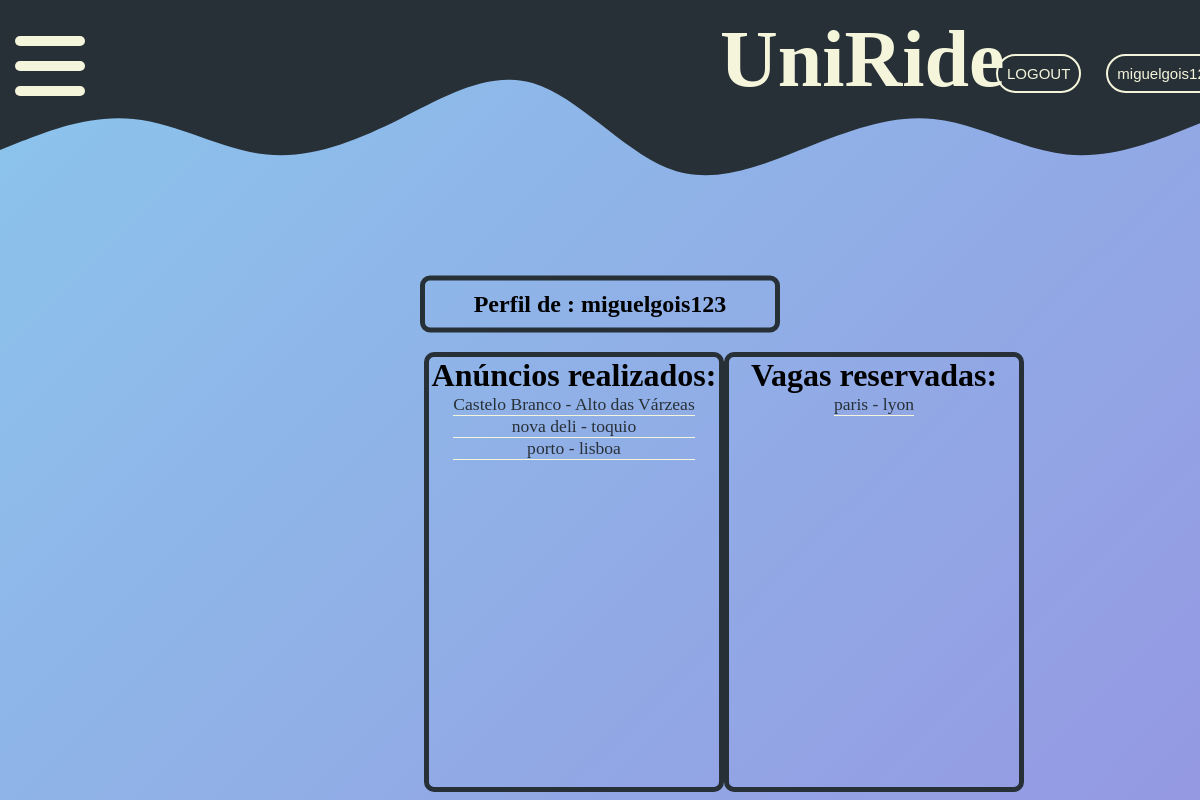
Before: /user_info/ (signed in) with the older database file.
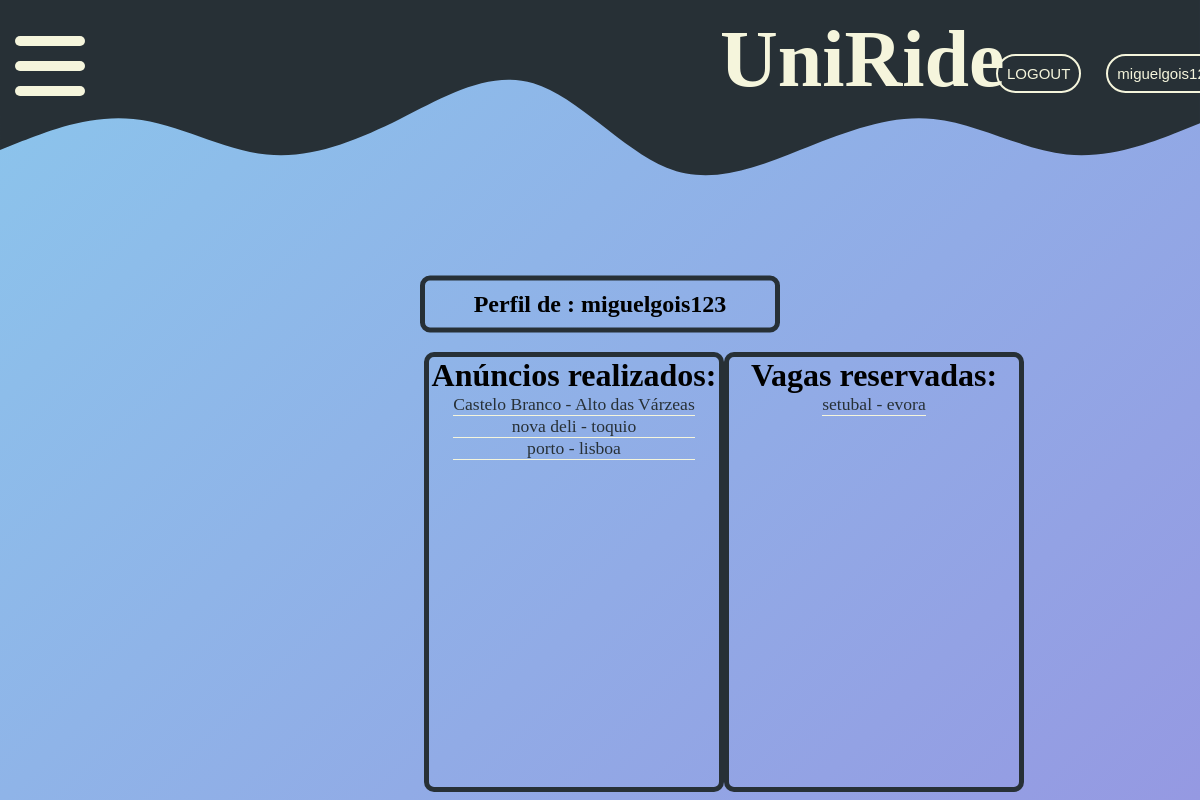
After: the same page with the newer database file.
### MyApp/models.py (models this page shows)
class Boleia(models.Model):
    motorista = models.ForeignKey(User, on_delete=models.CASCADE, related_name='boleias_as_motorista')
    users = models.ManyToManyField(User, blank=True, related_name='boleias_as_passageiro')
    partida = models.CharField(max_length=255)
    chegada = models.CharField(max_length=255)
    horario = models.DateTimeField()
    preco = models.DecimalField(max_digits=8, decimal_places=2)
    vagas = models.IntegerField()
    detalhes = models.TextField(blank=True)

### MyApp/views.py (the view)
# urls.py: path('user_info/', views.user_info_view, name='user_info'),
def user_info_view(request):
    user = request.user
    user_boleias = Boleia.objects.filter(users=user)
    motoristas = Boleia.objects.filter(motorista=user)
    context = {
        'user': user,
        'boleias': user_boleias,
        'motoristas':motoristas
    }
    return render(request, 'MyApp/user_info.html',context)

### MyApp/templates/MyApp/user_info.html (shortened to what this page needs)
{% extends "MyApp/index.html" %}
{% block content %}
 <section class="user_info">
      <h1 id="username_user"> Perfil de : {{ request.user }} </h1>
 </section>
     <div class="user_tables">
         <div class="anuncios_feitos">
             <h1>Anúncios realizados:</h1>
             <div id="anuncios_feitos_table">
                 <ul class="anuncios_feitos_ul">
                   {% if motoristas %}
                    {% for motorista in motoristas %}
                        <li>
                                <a href="{% url 'MyApp:detalhes' motorista.id %}">
                                <span> {{ motorista.partida }} - {{ motorista.chegada}}</span>
                                </a>
                        </li>
                {%endfor%}
                </ul>
                 {% else %}
                     <p>Não existem boleias disponíveis.</p>
                    {% endif %}
             </div>
         </div>
     <div class="boleias_Im_In">
         <h1>Vagas reservadas:</h1>
         <div id="boleias_Im_In_table">
            <ul class="boleias_Im_In_ul">
                    {% if boleias %}
                    {% for boleia in boleias %}
                        <li>
                                <a href="{% url 'MyApp:detalhes' boleia.id %}">
                                    <span> {{ boleia.partida }} - {{ boleia.chegada}} </span>
                                </a>
                        </li>
                    {% endfor %}
                </ul>
                 {% else %}
                    <p>Não existem boleias disponíveis.</p>
                    {% endif %}
         </div>
     </div>
     </div>
{% endblock %}

Changed rows visible on the page:
no longer on this page (row edited): Boleia: partida "paris", chegada "lyon", shown under "Vagas reservadas:"
now on this page (row edited): Boleia: partida "setubal", chegada "evora", shown under "Vagas reservadas:"
